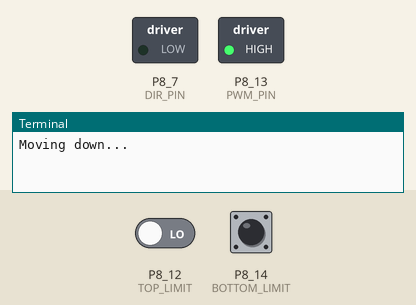
Bench run of a program on a simulated BeagleBone Black. Shown: switched loads named in the program (green lamp = pin HIGH), the last lines printed to the terminal. The test bench sets the inputs (shaded band); at power-on: P8_14 (BOTTOM_LIMIT) LOW, P8_12 (TOP_LIMIT) LOW. At 6.9 s the program stops and its outputs stay as they are.

Above: at 1.7 s.
1.8 s: P8_14 (BOTTOM_LIMIT) pulled HIGH for 0.15 s
At 3.2 s:
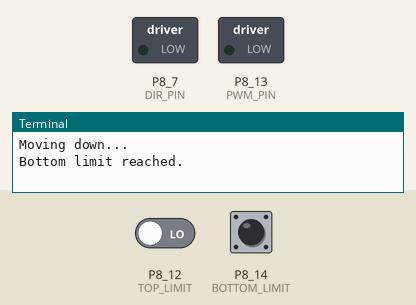
At 4.6 s:
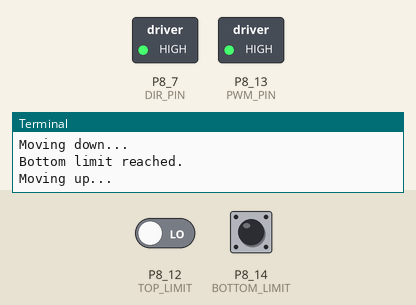
4.9 s: P8_12 (TOP_LIMIT) driven HIGH
At 5.5 s:
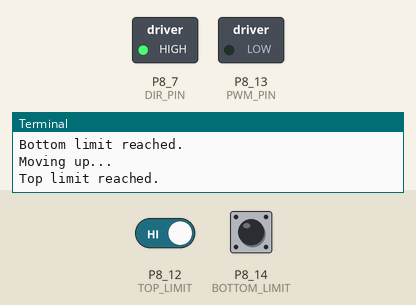
Timing chart, 0 to 7.9 s (numbered marks = the images above; inputs shaded):
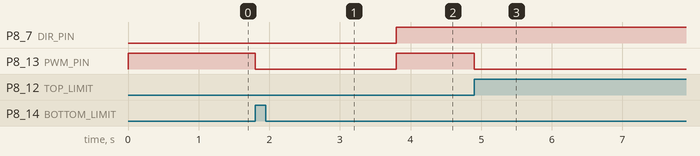

Measured:
- after the input at 1.8 s, P8_7 (DIR_PIN): LOW → HIGH after 2.0 s; P8_13 (PWM_PIN): HIGH → LOW at once, → HIGH 2.0 s later
- after the input at 4.9 s, P8_13 (PWM_PIN): HIGH → LOW at once

The program:

BBB_MotorLimitSwitches_WaitForEdge_Pololu.py
```python
#! /usr/bin/env python

##########################################################################################
# BBB_MotorLimitSwitches.py
#
# Basic use of interrupts limit switches on the BeagleBone Black to start/stop
# using the Pololu High-power motor driver - https://www.pololu.com/product/755
#
# Requires - Adafruit BeagleBone IO Python library
#
# NOTE: Any plotting is set up for output, not viewing on screen.
#       So, it will likely be ugly on screen. The saved PDFs should look
#       better.
#
# Created: 05/16/15
#   - Joshua Vaughan
#   - joshua.vaughan@louisiana.edu
#   - http://www.ucs.louisiana.edu/~jev9637
#
# Modified:
#   *
#
##########################################################################################

import Adafruit_BBIO.GPIO as GPIO
import Adafruit_BBIO.PWM as PWM

import time
import sys

class motor(object):
    """ Convenience class for controlling a Polulu High-Power Motor Driver

    Arguments
      DIRPin : the DIR pin
      PWMpin : the PWM pin

    Other atributes
      isRunning : Boolean describing if motor is running or not
      speed : current speed of the motor
      direction : current direction the motor is running
                  =None if the motor is not currently moving

    """
    def __init__(self, DIRpin, PWMpin, PWMfreq = 2000):
        self.DIRpin = DIRpin
        self.PWMpin = PWMpin
        self.PWMfreq = PWMfreq
        self.isRunning = False
        self.currentDirection = None
        self.currentSpeed = 0

        # Set up the GPIO pins as output
        GPIO.setup(self.DIRpin, GPIO.OUT)


    def start(self, speed, direction):
        """ method to start a motor

        Arguments:
          speed : speed of the motor 0-100 (as percentage of max)
          direction : CW or CCW, for clockwise or counterclockwise
        """

        # x01 and x02 have to be opposite to move, toggle to change direction
        if direction in ('cw','CW','clockwise'):
            GPIO.output(self.DIRpin, GPIO.LOW)
        elif direction in ('ccw','CCW','counterclockwise'):
            GPIO.output(self.DIRpin, GPIO.HIGH)
        else:
            raise ValueError('Please enter CW or CCW for direction.')

        # Start the motor
        # PWM.start(channel, duty, freq=2000, polarity=0)
        if 0 <= speed <= 100:
            PWM.start(self.PWMpin, speed, self.PWMfreq)
        else:
            raise ValueError("Please enter speed between 0 and 100, \
                              representing a percentage of the maximum \
                              motor speed.")

        # set the status attributes
        self.isRunning = True
        self.currentDirection = direction
        self.currentSpeed = speed

    def stop(self):
        """ Method to hard stop an individual motor"""

        PWM.set_duty_cycle(self.PWMpin, 0.0)

        # set the status attributes
        self.isRunning = False
        self.currentDirection = None
        self.currentSpeed = 0


    def set_speed(self, newSpeed):
        """ Method to change the speed of the motor, direciton is unchanged

        Arugments
          newSpeed : the desired new speed 0-100 (as percentage of max)
        """

        PWM.set_duty_cycle(self.PWMpin, newSpeed)
        self.currentSpeed = newSpeed


if __name__ == '__main__':
    # Demonstrates the use of this class

    # Set up the pins - These are mutable, but *don't* change them
    DIR_PIN = 'P8_7'        # DIR pin on board, controls direction
    PWM_PIN = 'P8_13'       # PWM pin on board, controls the speed of the motor
    TOP_LIMIT = 'P8_12'     # Pin of top limit switch
    BOTTOM_LIMIT = 'P8_14'  # Pin of bottom limit switch


    # Create the motorA instance of the class
    motorA = motor(DIR_PIN, PWM_PIN)

    # GPIO P8_12 and P8_14switches
    GPIO.setup(TOP_LIMIT, GPIO.IN, pull_up_down = GPIO.PUD_DOWN)
    GPIO.setup(BOTTOM_LIMIT, GPIO.IN, pull_up_down = GPIO.PUD_DOWN)

#     # now we'll define the threaded callback function
#     # this will run in another thread when our event is detected
#     def ESTOP_callback(channel):
#         motorA.stop()
#         motorB.stop()
#         GPIO.cleanup()           # clean up GPIO
#         sys.exit('E-STOP switch is in the emergency stop state. Aborting...')
#
#
#     # The GPIO.add_event_detect() line below set things up so that
#     # when a rising edge is detected, regardless of whatever
#     # else is happening in the program, the function 'my_callback' will be run
#     GPIO.add_event_detect(E_STOP, GPIO.RISING, callback=ESTOP_callback, bouncetime=200)

    try:
#         if not GPIO.input(E_STOP):
#             GPIO.cleanup()           # clean up GPIO on normal exit
#             sys.exit('\nE-STOP switch is in the emergency stop state. Exiting...\n')

        # Move down
        motorA.start(100, 'CW')
        print 'Moving down...'
        time.sleep(0.5)

        GPIO.wait_for_edge(BOTTOM_LIMIT, GPIO.RISING)
        print 'Bottom limit reached.'
        motorA.stop()
        time.sleep(2)


        # Start Moving Motors Up
        motorA.start(100, 'CCW')
        print 'Moving up...'
        time.sleep(0.5)


        GPIO.wait_for_edge(TOP_LIMIT, GPIO.RISING)
        print 'Top limit reached.'
        motorA.stop()
        time.sleep(2)


    except KeyboardInterrupt:
        motorA.stop()
        GPIO.cleanup()       # clean up GPIO on CTRL+C exit


    GPIO.cleanup()           # clean up GPIO on normal exit  
```
